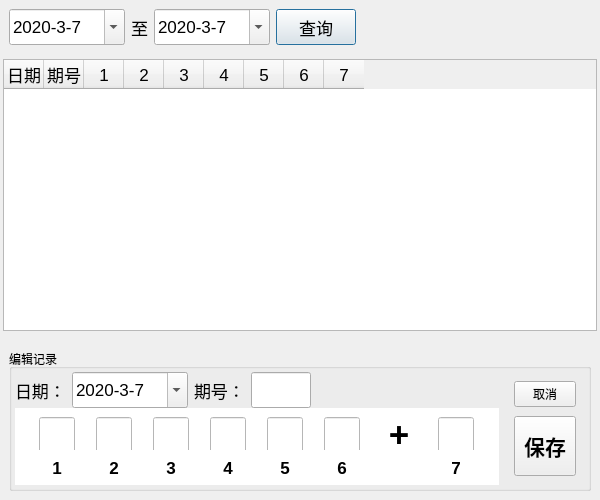
<?xml version="1.0" encoding="UTF-8"?>
<ui version="4.0">
 <class>ManagerDataDialog</class>
 <widget class="QDialog" name="ManagerDataDialog">
  <property name="geometry">
   <rect>
    <x>0</x>
    <y>0</y>
    <width>600</width>
    <height>500</height>
   </rect>
  </property>
  <property name="minimumSize">
   <size>
    <width>600</width>
    <height>500</height>
   </size>
  </property>
  <property name="windowTitle">
   <string>管理数据</string>
  </property>
  <layout class="QVBoxLayout" name="verticalLayout">
   <property name="leftMargin">
    <number>0</number>
   </property>
   <property name="topMargin">
    <number>0</number>
   </property>
   <property name="rightMargin">
    <number>0</number>
   </property>
   <property name="bottomMargin">
    <number>0</number>
   </property>
   <item>
    <widget class="QWidget" name="widget" native="true">
     <property name="maximumSize">
      <size>
       <width>16777215</width>
       <height>50</height>
      </size>
     </property>
     <property name="styleSheet">
      <string notr="true"/>
     </property>
     <layout class="QHBoxLayout" name="horizontalLayout">
      <item>
       <widget class="QDateEdit" name="dateStart">
        <property name="minimumSize">
         <size>
          <width>0</width>
          <height>36</height>
         </size>
        </property>
        <property name="font">
         <font>
          <pointsize>13</pointsize>
         </font>
        </property>
        <property name="minimumDateTime">
         <datetime>
          <hour>0</hour>
          <minute>0</minute>
          <second>0</second>
          <year>2020</year>
          <month>3</month>
          <day>7</day>
         </datetime>
        </property>
        <property name="displayFormat">
         <string>yyyy-M-d</string>
        </property>
        <property name="calendarPopup">
         <bool>true</bool>
        </property>
       </widget>
      </item>
      <item>
       <widget class="QLabel" name="label">
        <property name="minimumSize">
         <size>
          <width>0</width>
          <height>36</height>
         </size>
        </property>
        <property name="font">
         <font>
          <pointsize>13</pointsize>
         </font>
        </property>
        <property name="text">
         <string>至</string>
        </property>
       </widget>
      </item>
      <item>
       <widget class="QDateEdit" name="dateEnd">
        <property name="minimumSize">
         <size>
          <width>0</width>
          <height>36</height>
         </size>
        </property>
        <property name="font">
         <font>
          <pointsize>13</pointsize>
         </font>
        </property>
        <property name="minimumDateTime">
         <datetime>
          <hour>0</hour>
          <minute>0</minute>
          <second>0</second>
          <year>2020</year>
          <month>3</month>
          <day>7</day>
         </datetime>
        </property>
        <property name="displayFormat">
         <string>yyyy-M-d</string>
        </property>
        <property name="calendarPopup">
         <bool>true</bool>
        </property>
       </widget>
      </item>
      <item>
       <widget class="QPushButton" name="btnSearch">
        <property name="minimumSize">
         <size>
          <width>0</width>
          <height>36</height>
         </size>
        </property>
        <property name="font">
         <font>
          <pointsize>13</pointsize>
         </font>
        </property>
        <property name="text">
         <string>查询</string>
        </property>
       </widget>
      </item>
      <item>
       <spacer name="horizontalSpacer">
        <property name="orientation">
         <enum>Qt::Horizontal</enum>
        </property>
        <property name="sizeHint" stdset="0">
         <size>
          <width>40</width>
          <height>20</height>
         </size>
        </property>
       </spacer>
      </item>
     </layout>
    </widget>
   </item>
   <item>
    <widget class="QWidget" name="widget_2" native="true">
     <property name="styleSheet">
      <string notr="true"/>
     </property>
     <layout class="QHBoxLayout" name="horizontalLayout_3">
      <property name="leftMargin">
       <number>3</number>
      </property>
      <property name="topMargin">
       <number>3</number>
      </property>
      <property name="rightMargin">
       <number>3</number>
      </property>
      <property name="bottomMargin">
       <number>3</number>
      </property>
      <item>
       <widget class="QTableWidget" name="tbData">
        <property name="font">
         <font>
          <pointsize>13</pointsize>
         </font>
        </property>
        <property name="contextMenuPolicy">
         <enum>Qt::CustomContextMenu</enum>
        </property>
        <property name="editTriggers">
         <set>QAbstractItemView::NoEditTriggers</set>
        </property>
        <property name="selectionMode">
         <enum>QAbstractItemView::SingleSelection</enum>
        </property>
        <property name="selectionBehavior">
         <enum>QAbstractItemView::SelectRows</enum>
        </property>
        <attribute name="horizontalHeaderMinimumSectionSize">
         <number>40</number>
        </attribute>
        <attribute name="horizontalHeaderDefaultSectionSize">
         <number>40</number>
        </attribute>
        <attribute name="verticalHeaderMinimumSectionSize">
         <number>40</number>
        </attribute>
        <attribute name="verticalHeaderDefaultSectionSize">
         <number>40</number>
        </attribute>
        <column>
         <property name="text">
          <string>日期</string>
         </property>
        </column>
        <column>
         <property name="text">
          <string>期号</string>
         </property>
        </column>
        <column>
         <property name="text">
          <string>1</string>
         </property>
        </column>
        <column>
         <property name="text">
          <string>2</string>
         </property>
        </column>
        <column>
         <property name="text">
          <string>3</string>
         </property>
        </column>
        <column>
         <property name="text">
          <string>4</string>
         </property>
        </column>
        <column>
         <property name="text">
          <string>5</string>
         </property>
        </column>
        <column>
         <property name="text">
          <string>6</string>
         </property>
        </column>
        <column>
         <property name="text">
          <string>7</string>
         </property>
        </column>
       </widget>
      </item>
     </layout>
    </widget>
   </item>
   <item>
    <widget class="QWidget" name="widget_3" native="true">
     <property name="minimumSize">
      <size>
       <width>0</width>
       <height>160</height>
      </size>
     </property>
     <property name="maximumSize">
      <size>
       <width>16777215</width>
       <height>160</height>
      </size>
     </property>
     <property name="styleSheet">
      <string notr="true"/>
     </property>
     <layout class="QHBoxLayout" name="horizontalLayout_2">
      <item>
       <widget class="QGroupBox" name="groupBox">
        <property name="title">
         <string>编辑记录</string>
        </property>
        <layout class="QHBoxLayout" name="horizontalLayout_4">
         <property name="leftMargin">
          <number>3</number>
         </property>
         <property name="topMargin">
          <number>3</number>
         </property>
         <property name="rightMargin">
          <number>3</number>
         </property>
         <property name="bottomMargin">
          <number>3</number>
         </property>
         <item>
          <widget class="QWidget" name="widget_4" native="true">
           <property name="styleSheet">
            <string notr="true"/>
           </property>
           <layout class="QVBoxLayout" name="verticalLayout_2">
            <property name="spacing">
             <number>0</number>
            </property>
            <property name="leftMargin">
             <number>0</number>
            </property>
            <property name="topMargin">
             <number>0</number>
            </property>
            <property name="rightMargin">
             <number>0</number>
            </property>
            <property name="bottomMargin">
             <number>0</number>
            </property>
            <item>
             <widget class="QWidget" name="widget_6" native="true">
              <property name="minimumSize">
               <size>
                <width>0</width>
                <height>36</height>
               </size>
              </property>
              <property name="maximumSize">
               <size>
                <width>16777215</width>
                <height>36</height>
               </size>
              </property>
              <property name="styleSheet">
               <string notr="true"/>
              </property>
              <layout class="QHBoxLayout" name="horizontalLayout_5">
               <property name="leftMargin">
                <number>0</number>
               </property>
               <property name="topMargin">
                <number>0</number>
               </property>
               <property name="rightMargin">
                <number>0</number>
               </property>
               <property name="bottomMargin">
                <number>0</number>
               </property>
               <item>
                <widget class="QLabel" name="label_2">
                 <property name="minimumSize">
                  <size>
                   <width>0</width>
                   <height>36</height>
                  </size>
                 </property>
                 <property name="maximumSize">
                  <size>
                   <width>16777215</width>
                   <height>36</height>
                  </size>
                 </property>
                 <property name="font">
                  <font>
                   <pointsize>13</pointsize>
                  </font>
                 </property>
                 <property name="text">
                  <string>日期：</string>
                 </property>
                </widget>
               </item>
               <item>
                <widget class="QDateEdit" name="dateEdit">
                 <property name="minimumSize">
                  <size>
                   <width>0</width>
                   <height>36</height>
                  </size>
                 </property>
                 <property name="maximumSize">
                  <size>
                   <width>16777215</width>
                   <height>36</height>
                  </size>
                 </property>
                 <property name="font">
                  <font>
                   <pointsize>13</pointsize>
                  </font>
                 </property>
                 <property name="minimumDateTime">
                  <datetime>
                   <hour>0</hour>
                   <minute>0</minute>
                   <second>0</second>
                   <year>2020</year>
                   <month>3</month>
                   <day>7</day>
                  </datetime>
                 </property>
                 <property name="maximumDate">
                  <date>
                   <year>9999</year>
                   <month>12</month>
                   <day>31</day>
                  </date>
                 </property>
                 <property name="minimumDate">
                  <date>
                   <year>2020</year>
                   <month>3</month>
                   <day>7</day>
                  </date>
                 </property>
                 <property name="displayFormat">
                  <string>yyyy-M-d</string>
                 </property>
                 <property name="calendarPopup">
                  <bool>true</bool>
                 </property>
                </widget>
               </item>
               <item>
                <widget class="QLabel" name="label_3">
                 <property name="minimumSize">
                  <size>
                   <width>0</width>
                   <height>36</height>
                  </size>
                 </property>
                 <property name="maximumSize">
                  <size>
                   <width>16777215</width>
                   <height>36</height>
                  </size>
                 </property>
                 <property name="font">
                  <font>
                   <pointsize>13</pointsize>
                  </font>
                 </property>
                 <property name="text">
                  <string>期号：</string>
                 </property>
                </widget>
               </item>
               <item>
                <widget class="QLineEdit" name="issueEdit">
                 <property name="minimumSize">
                  <size>
                   <width>60</width>
                   <height>36</height>
                  </size>
                 </property>
                 <property name="maximumSize">
                  <size>
                   <width>60</width>
                   <height>36</height>
                  </size>
                 </property>
                 <property name="font">
                  <font>
                   <pointsize>13</pointsize>
                  </font>
                 </property>
                 <property name="alignment">
                  <set>Qt::AlignCenter</set>
                 </property>
                </widget>
               </item>
               <item>
                <spacer name="horizontalSpacer_2">
                 <property name="orientation">
                  <enum>Qt::Horizontal</enum>
                 </property>
                 <property name="sizeHint" stdset="0">
                  <size>
                   <width>40</width>
                   <height>20</height>
                  </size>
                 </property>
                </spacer>
               </item>
              </layout>
             </widget>
            </item>
            <item>
             <widget class="QWidget" name="widget_7" native="true">
              <property name="styleSheet">
               <string notr="true">background-color: rgb(255, 255, 255);</string>
              </property>
              <layout class="QGridLayout" name="gridLayout">
               <item row="0" column="0">
                <widget class="QLineEdit" name="n1Edit">
                 <property name="minimumSize">
                  <size>
                   <width>36</width>
                   <height>36</height>
                  </size>
                 </property>
                 <property name="maximumSize">
                  <size>
                   <width>36</width>
                   <height>36</height>
                  </size>
                 </property>
                 <property name="font">
                  <font>
                   <pointsize>13</pointsize>
                   <weight>75</weight>
                   <bold>true</bold>
                  </font>
                 </property>
                 <property name="alignment">
                  <set>Qt::AlignCenter</set>
                 </property>
                </widget>
               </item>
               <item row="0" column="1">
                <widget class="QLineEdit" name="n2Edit">
                 <property name="minimumSize">
                  <size>
                   <width>36</width>
                   <height>36</height>
                  </size>
                 </property>
                 <property name="maximumSize">
                  <size>
                   <width>36</width>
                   <height>36</height>
                  </size>
                 </property>
                 <property name="font">
                  <font>
                   <pointsize>13</pointsize>
                   <weight>75</weight>
                   <bold>true</bold>
                  </font>
                 </property>
                 <property name="alignment">
                  <set>Qt::AlignCenter</set>
                 </property>
                </widget>
               </item>
               <item row="0" column="2">
                <widget class="QLineEdit" name="n3Edit">
                 <property name="minimumSize">
                  <size>
                   <width>36</width>
                   <height>36</height>
                  </size>
                 </property>
                 <property name="maximumSize">
                  <size>
                   <width>36</width>
                   <height>36</height>
                  </size>
                 </property>
                 <property name="font">
                  <font>
                   <pointsize>13</pointsize>
                   <weight>75</weight>
                   <bold>true</bold>
                  </font>
                 </property>
                 <property name="alignment">
                  <set>Qt::AlignCenter</set>
                 </property>
                </widget>
               </item>
               <item row="0" column="3">
                <widget class="QLineEdit" name="n4Edit">
                 <property name="minimumSize">
                  <size>
                   <width>36</width>
                   <height>36</height>
                  </size>
                 </property>
                 <property name="maximumSize">
                  <size>
                   <width>36</width>
                   <height>36</height>
                  </size>
                 </property>
                 <property name="font">
                  <font>
                   <pointsize>13</pointsize>
                   <weight>75</weight>
                   <bold>true</bold>
                  </font>
                 </property>
                 <property name="alignment">
                  <set>Qt::AlignCenter</set>
                 </property>
                </widget>
               </item>
               <item row="0" column="4">
                <widget class="QLineEdit" name="n5Edit">
                 <property name="minimumSize">
                  <size>
                   <width>36</width>
                   <height>36</height>
                  </size>
                 </property>
                 <property name="maximumSize">
                  <size>
                   <width>36</width>
                   <height>36</height>
                  </size>
                 </property>
                 <property name="font">
                  <font>
                   <pointsize>13</pointsize>
                   <weight>75</weight>
                   <bold>true</bold>
                  </font>
                 </property>
                 <property name="alignment">
                  <set>Qt::AlignCenter</set>
                 </property>
                </widget>
               </item>
               <item row="0" column="5">
                <widget class="QLineEdit" name="n6Edit">
                 <property name="minimumSize">
                  <size>
                   <width>36</width>
                   <height>36</height>
                  </size>
                 </property>
                 <property name="maximumSize">
                  <size>
                   <width>36</width>
                   <height>36</height>
                  </size>
                 </property>
                 <property name="font">
                  <font>
                   <pointsize>13</pointsize>
                   <weight>75</weight>
                   <bold>true</bold>
                  </font>
                 </property>
                 <property name="alignment">
                  <set>Qt::AlignCenter</set>
                 </property>
                </widget>
               </item>
               <item row="0" column="6">
                <widget class="QLabel" name="label_4">
                 <property name="minimumSize">
                  <size>
                   <width>36</width>
                   <height>36</height>
                  </size>
                 </property>
                 <property name="maximumSize">
                  <size>
                   <width>36</width>
                   <height>36</height>
                  </size>
                 </property>
                 <property name="font">
                  <font>
                   <pointsize>26</pointsize>
                   <weight>75</weight>
                   <bold>true</bold>
                  </font>
                 </property>
                 <property name="text">
                  <string>+</string>
                 </property>
                 <property name="alignment">
                  <set>Qt::AlignCenter</set>
                 </property>
                </widget>
               </item>
               <item row="0" column="7">
                <widget class="QLineEdit" name="n7Edit">
                 <property name="minimumSize">
                  <size>
                   <width>36</width>
                   <height>36</height>
                  </size>
                 </property>
                 <property name="maximumSize">
                  <size>
                   <width>36</width>
                   <height>36</height>
                  </size>
                 </property>
                 <property name="font">
                  <font>
                   <pointsize>13</pointsize>
                   <weight>75</weight>
                   <bold>true</bold>
                  </font>
                 </property>
                 <property name="alignment">
                  <set>Qt::AlignCenter</set>
                 </property>
                </widget>
               </item>
               <item row="1" column="0">
                <widget class="QLabel" name="label_5">
                 <property name="minimumSize">
                  <size>
                   <width>36</width>
                   <height>36</height>
                  </size>
                 </property>
                 <property name="maximumSize">
                  <size>
                   <width>36</width>
                   <height>36</height>
                  </size>
                 </property>
                 <property name="font">
                  <font>
                   <pointsize>13</pointsize>
                   <weight>75</weight>
                   <bold>true</bold>
                  </font>
                 </property>
                 <property name="text">
                  <string>1</string>
                 </property>
                 <property name="alignment">
                  <set>Qt::AlignCenter</set>
                 </property>
                </widget>
               </item>
               <item row="1" column="1">
                <widget class="QLabel" name="label_6">
                 <property name="minimumSize">
                  <size>
                   <width>36</width>
                   <height>36</height>
                  </size>
                 </property>
                 <property name="maximumSize">
                  <size>
                   <width>36</width>
                   <height>36</height>
                  </size>
                 </property>
                 <property name="font">
                  <font>
                   <pointsize>13</pointsize>
                   <weight>75</weight>
                   <bold>true</bold>
                  </font>
                 </property>
                 <property name="text">
                  <string>2</string>
                 </property>
                 <property name="alignment">
                  <set>Qt::AlignCenter</set>
                 </property>
                </widget>
               </item>
               <item row="1" column="2">
                <widget class="QLabel" name="label_7">
                 <property name="minimumSize">
                  <size>
                   <width>36</width>
                   <height>36</height>
                  </size>
                 </property>
                 <property name="maximumSize">
                  <size>
                   <width>36</width>
                   <height>36</height>
                  </size>
                 </property>
                 <property name="font">
                  <font>
                   <pointsize>13</pointsize>
                   <weight>75</weight>
                   <bold>true</bold>
                  </font>
                 </property>
                 <property name="text">
                  <string>3</string>
                 </property>
                 <property name="alignment">
                  <set>Qt::AlignCenter</set>
                 </property>
                </widget>
               </item>
               <item row="1" column="3">
                <widget class="QLabel" name="label_8">
                 <property name="minimumSize">
                  <size>
                   <width>36</width>
                   <height>36</height>
                  </size>
                 </property>
                 <property name="maximumSize">
                  <size>
                   <width>36</width>
                   <height>36</height>
                  </size>
                 </property>
                 <property name="font">
                  <font>
                   <pointsize>13</pointsize>
                   <weight>75</weight>
                   <bold>true</bold>
                  </font>
                 </property>
                 <property name="text">
                  <string>4</string>
                 </property>
                 <property name="alignment">
                  <set>Qt::AlignCenter</set>
                 </property>
                </widget>
               </item>
               <item row="1" column="4">
                <widget class="QLabel" name="label_9">
                 <property name="minimumSize">
                  <size>
                   <width>36</width>
                   <height>36</height>
                  </size>
                 </property>
                 <property name="maximumSize">
                  <size>
                   <width>36</width>
                   <height>36</height>
                  </size>
                 </property>
                 <property name="font">
                  <font>
                   <pointsize>13</pointsize>
                   <weight>75</weight>
                   <bold>true</bold>
                  </font>
                 </property>
                 <property name="text">
                  <string>5</string>
                 </property>
                 <property name="alignment">
                  <set>Qt::AlignCenter</set>
                 </property>
                </widget>
               </item>
               <item row="1" column="5">
                <widget class="QLabel" name="label_10">
                 <property name="minimumSize">
                  <size>
                   <width>36</width>
                   <height>36</height>
                  </size>
                 </property>
                 <property name="maximumSize">
                  <size>
                   <width>36</width>
                   <height>36</height>
                  </size>
                 </property>
                 <property name="font">
                  <font>
                   <pointsize>13</pointsize>
                   <weight>75</weight>
                   <bold>true</bold>
                  </font>
                 </property>
                 <property name="text">
                  <string>6</string>
                 </property>
                 <property name="alignment">
                  <set>Qt::AlignCenter</set>
                 </property>
                </widget>
               </item>
               <item row="1" column="7">
                <widget class="QLabel" name="label_11">
                 <property name="minimumSize">
                  <size>
                   <width>36</width>
                   <height>36</height>
                  </size>
                 </property>
                 <property name="maximumSize">
                  <size>
                   <width>36</width>
                   <height>36</height>
                  </size>
                 </property>
                 <property name="font">
                  <font>
                   <pointsize>13</pointsize>
                   <weight>75</weight>
                   <bold>true</bold>
                  </font>
                 </property>
                 <property name="text">
                  <string>7</string>
                 </property>
                 <property name="alignment">
                  <set>Qt::AlignCenter</set>
                 </property>
                </widget>
               </item>
              </layout>
             </widget>
            </item>
           </layout>
          </widget>
         </item>
         <item>
          <widget class="QWidget" name="widget_5" native="true">
           <property name="minimumSize">
            <size>
             <width>80</width>
             <height>0</height>
            </size>
           </property>
           <property name="maximumSize">
            <size>
             <width>80</width>
             <height>16777215</height>
            </size>
           </property>
           <property name="styleSheet">
            <string notr="true"/>
           </property>
           <layout class="QVBoxLayout" name="verticalLayout_3">
            <item>
             <widget class="QPushButton" name="pushButton_2">
              <property name="text">
               <string>取消</string>
              </property>
             </widget>
            </item>
            <item>
             <spacer name="verticalSpacer">
              <property name="orientation">
               <enum>Qt::Vertical</enum>
              </property>
              <property name="sizeHint" stdset="0">
               <size>
                <width>20</width>
                <height>40</height>
               </size>
              </property>
             </spacer>
            </item>
            <item>
             <widget class="QPushButton" name="pushButton">
              <property name="minimumSize">
               <size>
                <width>0</width>
                <height>60</height>
               </size>
              </property>
              <property name="font">
               <font>
                <pointsize>16</pointsize>
                <weight>75</weight>
                <bold>true</bold>
               </font>
              </property>
              <property name="text">
               <string>保存</string>
              </property>
             </widget>
            </item>
           </layout>
          </widget>
         </item>
        </layout>
       </widget>
      </item>
     </layout>
    </widget>
   </item>
  </layout>
 </widget>
 <resources/>
 <connections>
  <connection>
   <sender>btnSearch</sender>
   <signal>clicked()</signal>
   <receiver>ManagerDataDialog</receiver>
   <slot>doSearch()</slot>
   <hints>
    <hint type="sourcelabel">
     <x>325</x>
     <y>26</y>
    </hint>
    <hint type="destinationlabel">
     <x>432</x>
     <y>-8</y>
    </hint>
   </hints>
  </connection>
  <connection>
   <sender>pushButton</sender>
   <signal>clicked()</signal>
   <receiver>ManagerDataDialog</receiver>
   <slot>doSave()</slot>
   <hints>
    <hint type="sourcelabel">
     <x>548</x>
     <y>438</y>
    </hint>
    <hint type="destinationlabel">
     <x>589</x>
     <y>337</y>
    </hint>
   </hints>
  </connection>
  <connection>
   <sender>pushButton_2</sender>
   <signal>clicked()</signal>
   <receiver>ManagerDataDialog</receiver>
   <slot>doCancel()</slot>
   <hints>
    <hint type="sourcelabel">
     <x>534</x>
     <y>381</y>
    </hint>
    <hint type="destinationlabel">
     <x>503</x>
     <y>-11</y>
    </hint>
   </hints>
  </connection>
 </connections>
 <slots>
  <slot>doSearch()</slot>
  <slot>doSave()</slot>
  <slot>doCancel()</slot>
 </slots>
</ui>
